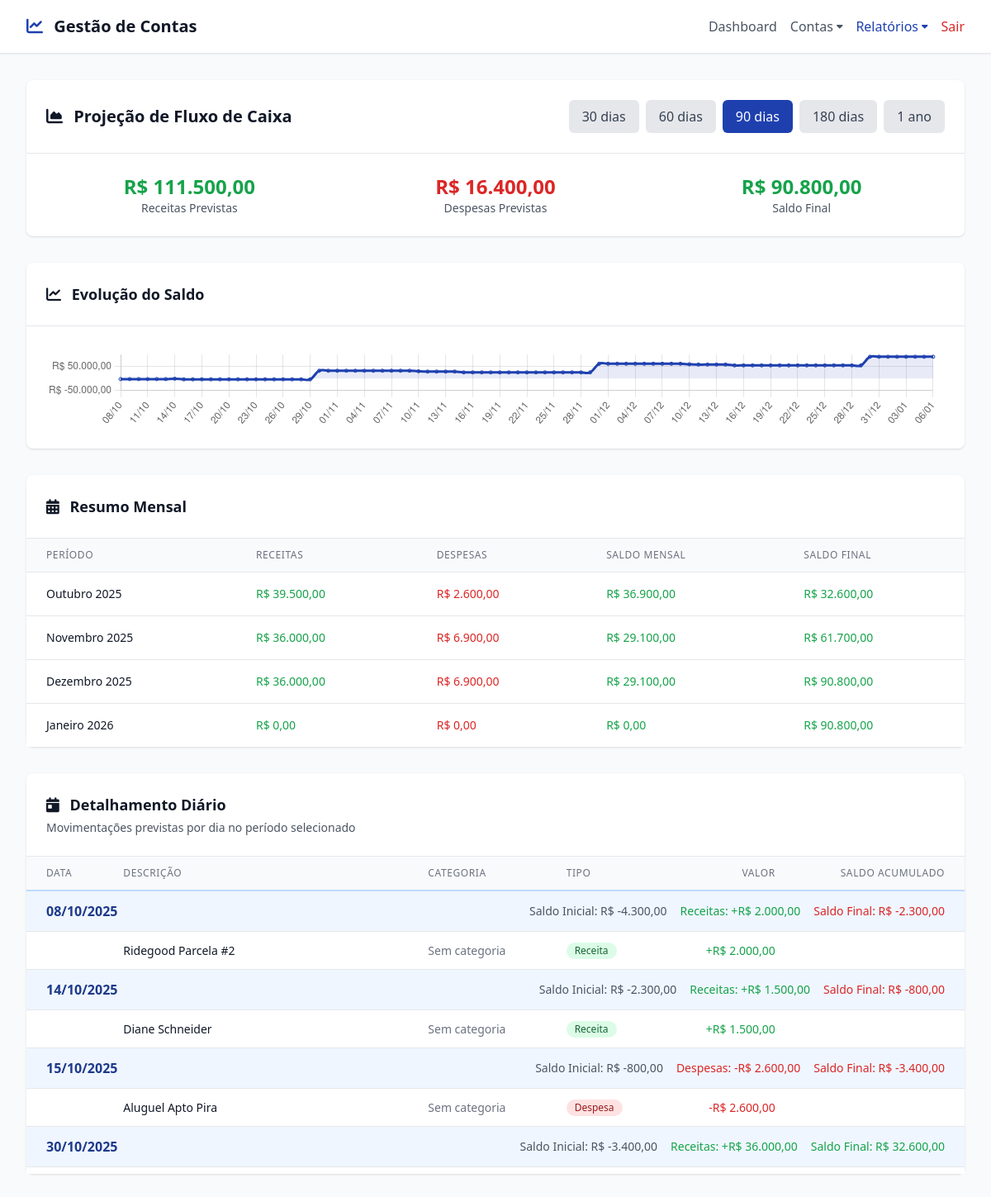
Screenshot of /cash-flow.php (signed in) with the database file from the repository.
### tables this page shows
CREATE TABLE accounts (
    id INT AUTO_INCREMENT PRIMARY KEY,
    user_id INT NOT NULL,
    category_id INT NOT NULL,
    description VARCHAR(255) NOT NULL,
    amount DECIMAL(10,2) NOT NULL,
    due_date DATE NOT NULL,
    type ENUM('receita', 'despesa') NOT NULL,
    status ENUM('pendente', 'paga', 'recebida') DEFAULT 'pendente',
    url VARCHAR(500) NULL,
    is_recurring BOOLEAN DEFAULT FALSE,
    recurring_parent_id INT NULL,
    notes TEXT NULL,
    attachment VARCHAR(255) NULL,
    created_at TIMESTAMP DEFAULT CURRENT_TIMESTAMP,
    updated_at TIMESTAMP DEFAULT CURRENT_TIMESTAMP ON UPDATE CURRENT_TIMESTAMP,
    FOREIGN KEY (user_id) REFERENCES users(id) ON DELETE CASCADE,
    FOREIGN KEY (category_id) REFERENCES categories(id) ON DELETE RESTRICT,
    FOREIGN KEY (recurring_parent_id) REFERENCES accounts(id) ON DELETE CASCADE,
    INDEX idx_user_due_date (user_id, due_date),
    INDEX idx_user_status (user_id, status),
    INDEX idx_user_type (user_id, type)
);

### cash-flow.php (the view, shortened to what the rows shown need)
<?php
require_once 'models/Account.php';
require_once 'models/RecurringSetting.php';
$accountModel = new Account();
$recurringModel = new RecurringSetting();
$userId = $_SESSION['user_id'];
$periods = [
    30 => '30 dias',
    60 => '60 dias',
    90 => '90 dias',
    180 => '180 dias',
    365 => '1 ano'
];
$selectedPeriod = $_GET['period'] ?? 90;
$selectedPeriod = in_array($selectedPeriod, array_keys($periods)) ? $selectedPeriod : 90;
function calculateCashFlowProjection($userId, $days) {
    global $accountModel, $recurringModel;
    $startDate = date('Y-m-d');
    $endDate = date('Y-m-d', strtotime("+{$days} days"));
    $currentBalance = $accountModel->getCurrentBalance($userId);
    $pendingAccounts = $accountModel->getWithFilters($userId, [
        'status' => 'pendente',
        'date_from' => $startDate,
        'date_to' => $endDate
    ]);
    $recurringAccounts = $recurringModel->generateProjections($userId, $days);
    $allAccounts = array_merge($pendingAccounts, $recurringAccounts);
    usort($allAccounts, function($a, $b) {
        return strtotime($a['due_date']) - strtotime($b['due_date']);
    });
    $dailyFlow = [];
    $runningBalance = $currentBalance;
    $currentDate = $startDate;
    while ($currentDate <= $endDate) {
        $dayAccounts = array_filter($allAccounts, function($account) use ($currentDate) {
            return $account['due_date'] == $currentDate;
        });
        $dayIncome = 0;
        $dayExpense = 0;
        foreach ($dayAccounts as $account) {
            if ($account['type'] == 'receita') {
                $dayIncome += $account['amount'];
            } else {
                $dayExpense += $account['amount'];
            }
        }
        $dayBalance = $dayIncome - $dayExpense;
        $runningBalance += $dayBalance;
        $dailyFlow[] = [
            'date' => $currentDate,
            'income' => $dayIncome,
            'expense' => $dayExpense,
            'balance' => $dayBalance,
            'running_balance' => $runningBalance,
            'accounts' => $dayAccounts
        ];
        $currentDate = date('Y-m-d', strtotime($currentDate . ' +1 day'));
    }
    return [
        'current_balance' => $currentBalance,
        'daily_flow' => $dailyFlow,
        'summary' => [
            'total_income' => array_sum(array_column($dailyFlow, 'income')),
            'total_expense' => array_sum(array_column($dailyFlow, 'expense')),
            'final_balance' => end($dailyFlow)['running_balance'] ?? $currentBalance,
            'lowest_balance' => min(array_column($dailyFlow, 'running_balance')),
            'highest_balance' => max(array_column($dailyFlow, 'running_balance'))
        ]
    ];
}
$projection = calculateCashFlowProjection($userId, $selectedPeriod);
?>
<!DOCTYPE html>
<html lang="pt-BR">
<head>
    <script src="https://cdn.tailwindcss.com"></script>
    <link href="https://cdnjs.cloudflare.com/ajax/libs/font-awesome/6.0.0/css/all.min.css" rel="stylesheet">
</head>
<body class="bg-gray-50">
    <?php require_once 'partials/header.php'; render_header('cash-flow'); ?>
    <main class="max-w-7xl mx-auto px-4 sm:px-6 lg:px-8 py-8">
        <div class="bg-white rounded-lg shadow mb-8">
            <div class="p-6 border-b border-gray-200">
                <div class="flex justify-between items-center">
                    <h2 class="text-xl font-semibold text-gray-900">
                        <i class="fas fa-chart-area mr-2"></i>
                        Projeção de Fluxo de Caixa
                    </h2>
                </div>
            </div>
        </div>
        <div class="bg-white rounded-lg shadow mb-8">
            <div class="overflow-x-auto">
                <table class="min-w-full divide-y divide-gray-200">
                    <thead class="bg-gray-50">
                        <tr>
                            <th class="px-6 py-3 text-left text-xs font-medium text-gray-500 uppercase tracking-wider">Período</th>
                            <th class="px-6 py-3 text-left text-xs font-medium text-gray-500 uppercase tracking-wider">Receitas</th>
                            <th class="px-6 py-3 text-left text-xs font-medium text-gray-500 uppercase tracking-wider">Despesas</th>
                            <th class="px-6 py-3 text-left text-xs font-medium text-gray-500 uppercase tracking-wider">Saldo Mensal</th>
                            <th class="px-6 py-3 text-left text-xs font-medium text-gray-500 uppercase tracking-wider">Saldo Final</th>
                        </tr>
                    </thead>
                </table>
            </div>
        </div>
        <div class="bg-white rounded-lg shadow">
            <div class="max-h-96 overflow-y-auto">
                <table class="min-w-full divide-y divide-gray-200">
                    <thead class="bg-gray-50 sticky top-0">
                        <tr>
                            <th class="px-6 py-3 text-left text-xs font-medium text-gray-500 uppercase tracking-wider">Data</th>
                            <th class="px-6 py-3 text-left text-xs font-medium text-gray-500 uppercase tracking-wider">Descrição</th>
                            <th class="px-6 py-3 text-left text-xs font-medium text-gray-500 uppercase tracking-wider">Categoria</th>
                            <th class="px-6 py-3 text-left text-xs font-medium text-gray-500 uppercase tracking-wider">Tipo</th>
                            <th class="px-6 py-3 text-right text-xs font-medium text-gray-500 uppercase tracking-wider">Valor</th>
                            <th class="px-6 py-3 text-right text-xs font-medium text-gray-500 uppercase tracking-wider">Saldo Acumulado</th>
                        </tr>
                    </thead>
                    <tbody class="bg-white divide-y divide-gray-200">
                        <?php
                        $previousBalance = $projection['current_balance'];
                        foreach ($projection['daily_flow'] as $day):
                        ?>
                            <?php if (!empty($day['accounts'])): ?>
                                <tr class="bg-blue-50 border-t-2 border-blue-200">
                                    <td colspan="6" class="px-6 py-3">
                                        <div class="flex justify-between items-center">
                                            <h4 class="font-semibold text-blue-900"><?= formatDate($day['date']) ?></h4>
                                            <div class="flex space-x-4 text-sm">
                                                <span class="text-gray-600">Saldo Inicial: <?= formatCurrency($previousBalance) ?></span>
                                                <?php if ($day['income'] > 0): ?>
                                                <span class="text-green-600">Receitas: +<?= formatCurrency($day['income']) ?></span>
                                                <?php endif; ?>
                                                <?php if ($day['expense'] > 0): ?>
                                                <span class="text-red-600">Despesas: -<?= formatCurrency($day['expense']) ?></span>
                                                <?php endif; ?>
                                                <span class="font-medium <?= $day['running_balance'] >= 0 ? 'text-green-600' : 'text-red-600' ?>">
                                                    Saldo Final: <?= formatCurrency($day['running_balance']) ?>
                                                </span>
                                            </div>
                                        </div>
                                    </td>
                                </tr>
                                <?php foreach ($day['accounts'] as $account): ?>
                                <tr class="hover:bg-gray-50">
                                    <td class="px-6 py-3 whitespace-nowrap text-sm text-gray-400">
                                    </td>
                                    <td class="px-6 py-3 text-sm text-gray-900">
                                        <div class="flex items-center">
                                            <?= htmlspecialchars($account['description']) ?>
                                        </div>
                                    </td>
                                    <td class="px-6 py-3 whitespace-nowrap text-sm text-gray-500">
                                        <?= htmlspecialchars($account['category_name'] ?? 'Sem categoria') ?>
                                    </td>
                                    <td class="px-6 py-3 whitespace-nowrap text-sm">
                                        <span class="inline-flex items-center px-2.5 py-0.5 rounded-full text-xs font-medium <?= $account['type'] == 'receita' ? 'bg-green-100 text-green-800' : 'bg-red-100 text-red-800' ?>">
                                            <?= $account['type'] == 'receita' ? 'Receita' : 'Despesa' ?>
                                        </span>
                                    </td>
                                    <td class="px-6 py-3 whitespace-nowrap text-sm text-right font-medium <?= $account['type'] == 'receita' ? 'text-green-600' : 'text-red-600' ?>">
                                        <?= $account['type'] == 'receita' ? '+' : '-' ?><?= formatCurrency($account['amount']) ?>
                                    </td>
                                    <td class="px-6 py-3 whitespace-nowrap text-sm text-right text-gray-400">
                                    </td>
                                </tr>
                                <?php endforeach; ?>
                                <?php $previousBalance = $day['running_balance']; ?>
                            <?php endif; ?>
                        <?php endforeach; ?>
                    </tbody>
                </table>
            </div>
        </div>
    </main>
</body>
</html>

### rows the page displays
accounts: due_date "08/10/2025", income "R$ 2.000,00", running_balance "R$ -2.300,00", description "Ridegood Parcela #2", category_name "Sem categoria", type "Receita", amount "R$ 2.000,00"
accounts: due_date "14/10/2025", previousBalance "R$ -2.300,00", income "R$ 1.500,00", running_balance "R$ -800,00", description "Diane Schneider", category_name "Sem categoria", type "Receita", amount "R$ 1.500,00"
accounts: description "Aluguel Apto Pira", category_name "Sem categoria", type "Despesa", amount "R$ 2.600,00"

### other values shown
APP_NAME "Gestão de Contas"
$item['label'] "Dashboard"
$item['label'] "Contas"
$item['label'] "Relatórios"
$item['label'] "Sair"
$label "30 dias"
$label "60 dias"
$label "90 dias"
$label "180 dias"
$label "1 ano"
formatCurrency($projection['summary']['total_income']) "R$ 111.500,00"
formatCurrency($projection['summary']['total_expense']) "R$ 16.400,00"
formatCurrency($projection['summary']['final_balance']) "R$ 90.800,00"
formatMonthYear($month['start_date']) "Outubro 2025"
formatCurrency($month['income']) "R$ 39.500,00"
